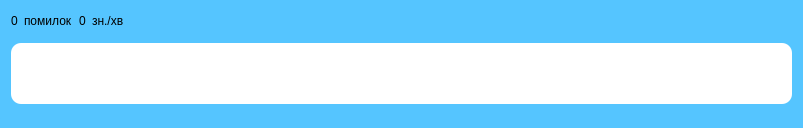
         <widget class="QWidget" name="widget_2" native="true">
          <property name="minimumSize">
           <size>
            <width>16</width>
            <height>128</height>
           </size>
          </property>
          <property name="styleSheet">
           <string notr="true">background-color: rgb(85, 197, 255);
 border-radius: 10px;</string>
          </property>
          <layout class="QVBoxLayout" name="verticalLayout_13">
           <item>
            <layout class="QVBoxLayout" name="verticalLayout_14">
             <item>
              <layout class="QHBoxLayout" name="horizontalLayout_18">
               <item>
                <layout class="QHBoxLayout" name="horizontalLayout_19">
                 <item>
                  <layout class="QHBoxLayout" name="horizontalLayout_20">
                   <item>
                    <widget class="QLabel" name="errorCounterLabel">
                     <property name="sizePolicy">
                      <sizepolicy hsizetype="Fixed" vsizetype="Preferred">
                       <horstretch>0</horstretch>
                       <verstretch>0</verstretch>
                      </sizepolicy>
                     </property>
                     <property name="styleSheet">
                      <string notr="true">font: 12pt &quot;Segoe UI&quot;;
background-color: rgb(85, 197, 255);</string>
                     </property>
                     <property name="text">
                      <string>0</string>
                     </property>
                    </widget>
                   </item>
                   <item>
                    <widget class="QLabel" name="label_8">
                     <property name="sizePolicy">
                      <sizepolicy hsizetype="Fixed" vsizetype="Preferred">
                       <horstretch>0</horstretch>
                       <verstretch>0</verstretch>
                      </sizepolicy>
                     </property>
                     <property name="styleSheet">
                      <string notr="true">font: 12pt &quot;Segoe UI&quot;;
background-color: rgb(85, 197, 255);</string>
                     </property>
                     <property name="text">
                      <string>помилок</string>
                     </property>
                    </widget>
                   </item>
                  </layout>
                 </item>
                 <item>
                  <layout class="QHBoxLayout" name="horizontalLayout_21">
                   <item>
                    <widget class="QLabel" name="sign_per_minute_counter">
                     <property name="sizePolicy">
                      <sizepolicy hsizetype="Fixed" vsizetype="Preferred">
                       <horstretch>0</horstretch>
                       <verstretch>0</verstretch>
                      </sizepolicy>
                     </property>
                     <property name="styleSheet">
                      <string notr="true">font: 12pt &quot;Segoe UI&quot;;
background-color: rgb(85, 197, 255);</string>
                     </property>
                     <property name="text">
                      <string>0</string>
                     </property>
                    </widget>
                   </item>
                   <item>
                    <widget class="QLabel" name="label_10">
                     <property name="sizePolicy">
                      <sizepolicy hsizetype="Fixed" vsizetype="Preferred">
                       <horstretch>0</horstretch>
                       <verstretch>0</verstretch>
                      </sizepolicy>
                     </property>
                     <property name="styleSheet">
                      <string notr="true">font: 12pt &quot;Segoe UI&quot;;
background-color: rgb(85, 197, 255);</string>
                     </property>
                     <property name="text">
                      <string>зн./хв</string>
                     </property>
                    </widget>
                   </item>
                   <item>
                    <spacer name="horizontalSpacer_14">
                     <property name="orientation">
                      <enum>Qt::Horizontal</enum>
                     </property>
                     <property name="sizeType">
                      <enum>QSizePolicy::Expanding</enum>
                     </property>
                     <property name="sizeHint" stdset="0">
                      <size>
                       <width>604</width>
                       <height>20</height>
                      </size>
                     </property>
                    </spacer>
                   </item>
                   <item>
                    <widget class="QPushButton" name="pushButton_reset">
                     <property name="enabled">
                      <bool>true</bool>
                     </property>
                     <property name="sizePolicy">
                      <sizepolicy hsizetype="Maximum" vsizetype="Fixed">
                       <horstretch>0</horstretch>
                       <verstretch>0</verstretch>
                      </sizepolicy>
                     </property>
                     <property name="cursor">
                      <cursorShape>PointingHandCursor</cursorShape>
                     </property>
                     <property name="focusPolicy">
                      <enum>Qt::NoFocus</enum>
                     </property>
                     <property name="styleSheet">
                      <string notr="true">QPushButton {
background: transparent;
	image: url(:/resurces/img/Frame 1.svg);
}
QPushButton:hover {
	image: url(:/resurces/img/ResetPage.svg);
}</string>
                     </property>
                     <property name="text">
                      <string/>
                     </property>
                    </widget>
                   </item>
                  </layout>
                 </item>
                </layout>
               </item>
              </layout>
             </item>
             <item>
              <widget class="QLabel" name="keyFieldInside_2">
               <property name="sizePolicy">
                <sizepolicy hsizetype="Preferred" vsizetype="Fixed">
                 <horstretch>0</horstretch>
                 <verstretch>8</verstretch>
                </sizepolicy>
               </property>
               <property name="minimumSize">
                <size>
                 <width>781</width>
                 <height>61</height>
                </size>
               </property>
               <property name="maximumSize">
                <size>
                 <width>16777215</width>
                 <height>48</height>
                </size>
               </property>
               <property name="font">
                <font>
                 <family>Segoe UI</family>
                 <pointsize>12</pointsize>
                 <italic>false</italic>
                 <bold>false</bold>
                </font>
               </property>
               <property name="styleSheet">
                <string notr="true">background-color: rgb(255, 255, 255);
font: 12pt &quot;Segoe UI&quot;;
 border-radius: 10px;
</string>
               </property>
               <property name="text">
                <string/>
               </property>
               <property name="scaledContents">
                <bool>true</bool>
               </property>
               <property name="alignment">
                <set>Qt::AlignCenter</set>
               </property>
              </widget>
             </item>
             <item>
              <spacer name="verticalSpacer_4">
               <property name="orientation">
                <enum>Qt::Vertical</enum>
               </property>
               <property name="sizeHint" stdset="0">
                <size>
                 <width>20</width>
                 <height>17</height>
                </size>
               </property>
              </spacer>
             </item>
            </layout>
           </item>
          </layout>
         </widget>
